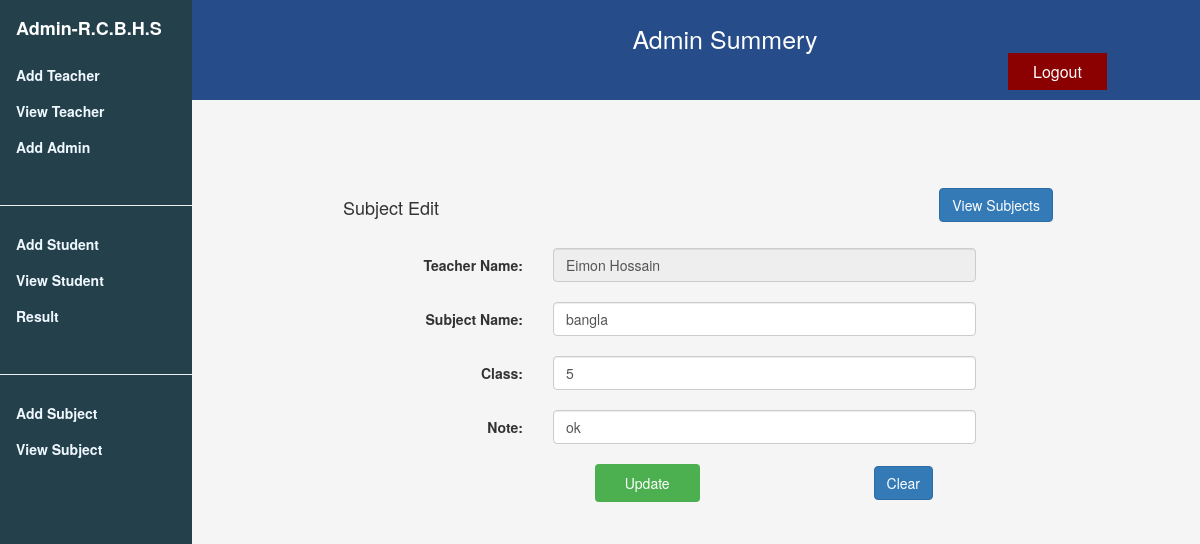
The app's page /role/admin/edit-subject.php?edit_id=6 with its own data.
### tables this page shows
CREATE TABLE `sub_tbl` (
  `sub_id` int(10) UNSIGNED NOT NULL,
  `class` int(11) NOT NULL,
  `teacher_id` varchar(50) NOT NULL,
  `sub_name` varchar(100) NOT NULL,
  `note` varchar(100) NOT NULL
);

### role/admin/edit-subject.php (the view, shortened to what this page needs)
<?php
$con =mysqli_connect("localhost","root","","sms_db") or die (mysql_error());
if(isset($_GET['edit_id'])){
	$sql = "SELECT * from sub_tbl WHERE sub_id =" .$_GET['edit_id'];
	$result = mysqli_query($con, $sql);
	$row = mysqli_fetch_array($result);
}
?>
<!doctype html>
<html>
<head>
<link rel="stylesheet" href="../../assets/css/w3.css">
<link rel="stylesheet" href="../../assets/css/style-main.css">
<link rel="stylesheet" href="../../assets/css/bootstrap-v3.3.css">
<link rel="stylesheet" href="../../assets/css/font-awesome/css/all.css">
<link rel="stylesheet" href="../../assets/css/style-info.css">
</head>
<div class="w3-sidebar w3-light-grey w3-bar-block" style="width:16% ;top: 0">
  <a style="color:white" href="admin.php"><h4 class="w3-bar-item"><strong>Admin-R.C.B.H.S</strong></h4></a>
  <a href="add-teacher.php" class="w3-bar-item w3-button"> Add Teacher</a>
  <a href="view-teacher.php" class="w3-bar-item w3-button">View Teacher</a>
  <a href="../admin/admin-reg.php" class="w3-bar-item w3-button"> Add Admin</a>
  <hr>
  <a href="add-student.php" class="w3-bar-item w3-button">Add Student</a>
  <a href="view-student.php" class="w3-bar-item w3-button">View Student</a>
  <a href="result_entry.php" class="w3-bar-item w3-button">Result</a>
  <hr>
  <a href="add-subject.php" class="w3-bar-item w3-button">Add Subject</a>
  <a href="view-subject.php" class="w3-bar-item w3-button">View Subject</a>
</div>
<div class="header">
   <h4>Admin Summery <a href="../../role.php" class="button">Logout</a></h4>
</div>>
<body>
<div id="main-page" style=margin-left:18%>
    <div class="col-md-10 col-md-offset-1 form-style" style="background:transparent">
    <div class="col-md-12 entry-head margin-20b">
        <h4 class="left">Subject Edit</h4>
        <a class="btn btn-primary right" href="view-subject.php">View Subjects</a>
    </div>
    <div class="col-md-10 col-md-offset-1">
        <form role="form" data-toggle="validator" method="post" class="form-horizontal">
            <div class="row">
                <div class="form-group">
                <label for="teacher"  class="control-label col-sm-3">Teacher Name:</label>
                 <div class="col-sm-8">
                <input type="text" disabled="disabled" class="form-control" name="teacher" placeholder="Teacher" value="<?php echo $row['teacher_id']; ?>">
                 </div>
                </div>
                <div class="form-group">
                <label for="subname" class="control-label col-sm-3">Subject Name:</label>
                 <div class="col-sm-8">
                <input type="text" class="form-control" name="subname" placeholder="Subject name" value="<?php echo $row['sub_name']; ?>">
                 </div>
                </div>
                <div class="form-group">
                <label for="class" class="control-label col-sm-3">Class:</label>
                 <div class="col-sm-8">
                <input type="text" class="form-control" name="class" placeholder="class" value="<?php echo $row['class']; ?>">
                 </div>
                </div>
                <div class="form-group">
                <label for="note" class="control-label col-sm-3">Note:</label>
                 <div class="col-sm-8">
                <input type="text" class="form-control" name="note" placeholder="Note" value="<?php echo $row['note']; ?>">
                 </div>
                </div>
                <div class="form-group">
                    <input type="submit" name="btn-update" value="Update" class="btn btn-success col-md-offset-4 col-sm-offset-4 col-xs-offset-2" onClick="update()"/>
                    <input type="button" value="Clear" class="btn btn-primary col-md-offset-3 col-sm-offset-3 col-xs-offset-3" onclick="reset_btn()"/>
                </div>
            </div>
        </form>
    </div>
</div>
</div>
</body>
</html>

### assets/css/w3.css (style rules this page uses)
html { box-sizing:border-box }
*,*:before,*:after { box-sizing:inherit }
html { -ms-text-size-adjust:100%;-webkit-text-size-adjust:100% }
body { margin:0 }
a { background-color:transparent;-webkit-text-decoration-skip:objects }
hr { box-sizing:content-box;height:0;overflow:visible }
button,input,select,textarea { font:inherit;margin:0 }
button,input { overflow:visible }
button,html [type=button],[type=reset],[type=submit] { -webkit-appearance:button }
html,body { font-family:Verdana,sans-serif;font-size:15px;line-height:1.5 }
html { overflow-x:hidden }
h4 { font-size:20px }
h1,h2,h3,h4,h5,h6 { font-family:"Segoe UI",Arial,sans-serif;font-weight:400;margin:10px 0 }
hr { border:0;border-top:1px solid #eee;margin:20px 0 }
a { color:inherit }
.w3-btn,.w3-button { border:none;display:inline-block;padding:8px 16px;vertical-align:middle;overflow:hidden;text-decoration:none;color:inherit;background-color:inherit;text-align:center;cursor:pointer;white-space:nowrap }
.w3-btn,.w3-button { -webkit-touch-callout:none;-webkit-user-select:none;-khtml-user-select:none;-moz-user-select:none;-ms-user-select:none;user-select:none }
.w3-sidebar { height:100%;width:200px;background-color:#fff;position:fixed!important;z-index:1;overflow:auto }
.w3-bar-block .w3-bar-item { width:100%;display:block;padding:8px 16px;text-align:left;border:none;white-space:normal;float:none;outline:0 }
.w3-light-grey,.w3-hover-light-grey:hover,.w3-light-gray,.w3-hover-light-gray:hover { color:#000!important;background-color:#f1f1f1!important }

### assets/css/style-main.css (style rules this page uses)
.header { overflow: hidden; background-color:#264c89; padding-left:250px; padding-top:15px; position:inherit; width:100%; text-color:white; }
.header h4 { float:none; color: white; text-align: center; text-decoration: none; font-size: 25px; }
#main-page { margin-top:4%; background-color:transparent; }
.w3-sidebar { font-weight: bold; background-color: #24404b !important; color: aliceblue !important; }
.button { background-color:darkred; border: none; color: white; padding: 10px 25px; margin-left: 70%; text-align: center; text-decoration: none; display: inline-block; font-size: 16px; cursor: pointer; }

### assets/css/style-info.css (style rules this page uses)
body { background-color: whitesmoke; }
.left { float: left; margin-left: 10px; }
.right { float: right; margin-right: 30px; }
.margin-20b { margin-bottom: 20px; }
.entry-head { overflow: hidden; }
.form-style { background-color: #fff; padding: 20px; border-radius: 5px; }
* { box-sizing: border-box; }
input[type=text], select, textarea { width: 100%; padding: 12px; border: 1px solid #ccc; border-radius: 4px; resize: vertical; }
label { padding: 12px 12px 12px 0; display: inline-block; }
input[type=submit] { background-color: #4CAF50; color: white; padding: 9px 30px; border: none; border-radius: 4px; cursor: pointer; float: inherit; }
.row:after { content: ""; display: table; clear: both; }

### records on screen
sub_tbl: teacher "Eimon Hossain", subname "bangla", class "5", note "ok"
